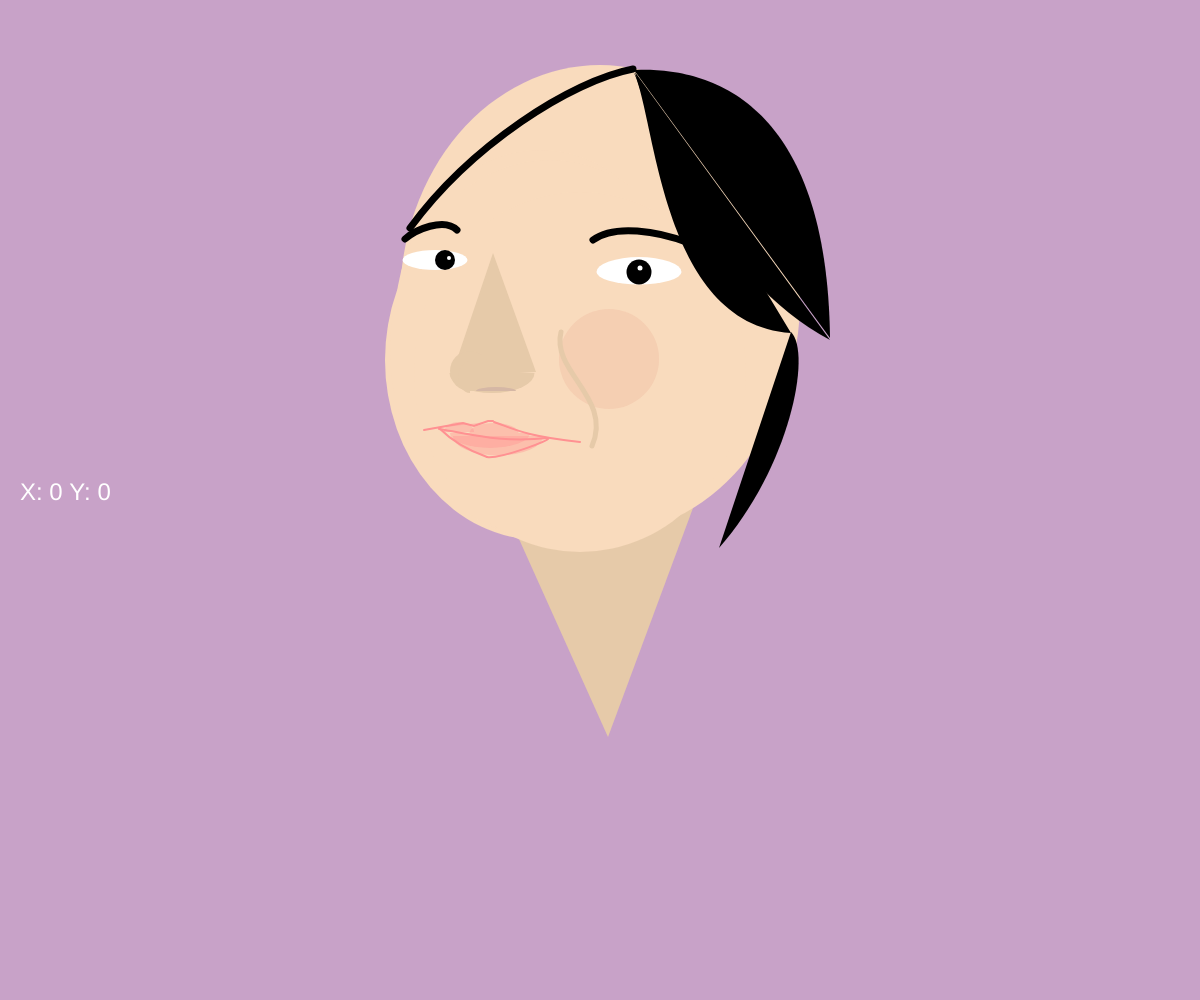
Frame 1 (no input)
Frame 60 (no input): identical to frame 1, image omitted
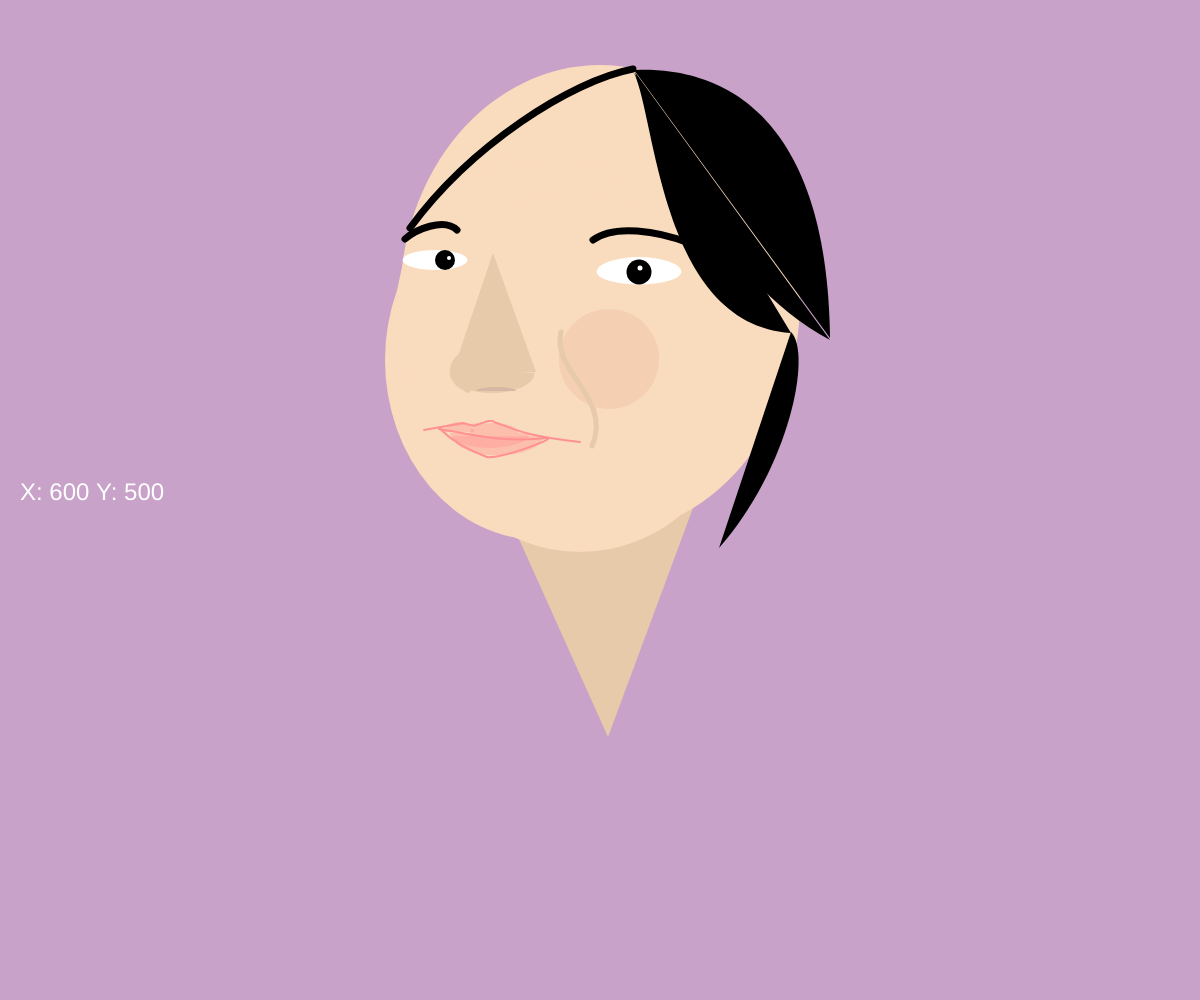
Frame 120 (the mouse pressed at the canvas centre since frame 60)

The p5.js sketch that drew these frames (run headless with seeded random() and noise() and a simulated clock; from frame 60 on, the mouse is pressed at the canvas centre):

// p5.js sketch
// ── sketch.js
/*************************************************************************
  Code Self-Portrait
        by Katrina Monje

    (*)Overview - This project aims to capture the essence of a self-portrait,
                  eploring different shapes, functions, and loops.
 
    ---------------------------------------------------------------------
  Notes: (ie: To be fixed, I Need Help With, Clarify This, etc etc: )
     (1)
     (2)
**************************************************************************/
var gDebugMode = true;

// Setup code goes here
function setup() {
  createCanvas(1200, 1000);

  ellipseMode(CENTER);

  textSize(24);
  textAlign(LEFT);

 }


function draw() {
  background(200, 162, 200); // lilac

  drawNeck();
  drawHead();
  drawEyes();
  drawNose();
  drawCheeks();
  drawHair();
  drawBrows();
  drawMouth();

  // Debug mode
  if( gDebugMode == true ){
   drawDebugInfo();
  }
}

function drawDebugInfo() { //Debug display on screen
  fill(255);
  noStroke();
  text("X: " + mouseX + " Y: " + mouseY, 20, height - 500);

}

// keyTyped gets triggered using spacebar
function keyTyped() {
  if (key === ' ') {
    gDebugMode = !gDebugMode;
 }

}

function drawNeck() {
  fill(230, 202, 169);
  noStroke();
  triangle(519, 539, 693, 508, 608, 737);
}

function drawHead() { // Head
  fill(249, 219, 189); // base skin tone
  noStroke();
  ellipse(600, 300, 400, 470);
  ellipse(540, 320, 290, 340);
  ellipse(540, 340, 290, 340);
  ellipse(540, 350, 290, 340);
  ellipse(540, 360, 310, 360);
  ellipse(550, 350, 320, 380);
  ellipse(580, 372, 332, 360); // chin
}

function drawEyes() { // Eyes
  fill(255); // white
  arc(435, 260, 65, 20, PI, 0); // top left eye
  arc(435, 260, 65, 20, 0, PI); // bottom right eye
  arc(639, 272, 85, 30, PI, 0); // top right eye
  arc(639, 272, 85, 25, 0, PI); // bottom right eye
  fill(0);
  strokeWeight(2);
  ellipse(445, 260, 20, 20); // left pupil
  ellipse(639, 272, 25, 25); // right pupil
  fill(255);
  ellipse(449, 258, 4, 4);
  ellipse(640, 268, 5, 5); 
}

function drawNose() { // Nose
  fill(230, 202, 169); // darker skin tone
  triangle(493, 253, 451, 377, 536, 372); //base
  ellipse(470, 371, 40, 40);
  arc(492, 373, 85, 40, 0, PI); // bottom nose
  arc(470, 377, 24, 32, HALF_PI, PI+HALF_PI);
  fill(213, 183, 165);
  arc(496, 391, 40, 8, PI, 0); // nostril
}

function drawCheeks() { // Cheeks
  fill(225, 149, 126, 45);
  ellipse(609, 359, 100, 100); // blush
  noFill();
  strokeWeight(5);
  stroke(230, 202, 169);
  bezier(561, 332, 551, 372, 613, 398, 592, 446); // check bone
}

function drawHair() { // Hair
  noFill(0);
  strokeWeight(7);
  stroke(0);
  bezier(633, 69, 571, 81, 471, 145, 410, 228); // left strand
  fill(0);
  noStroke();
  bezier(635, 72, 647, 120, 715, 279, 830, 340); 
  bezier(633, 71, 656, 113, 659, 324, 791, 333);
  bezier(791, 332, 812, 353, 790, 467, 719, 548);
  bezier(634, 70, 701, 67, 827, 92, 830, 338);
}

function drawBrows() { // Eyebrows
  noFill();
  strokeWeight(7);
  stroke(0);
  bezier(593, 240, 614, 224, 658, 231, 689, 243); // right brow
  bezier(457, 230, 444, 217, 415, 230, 405, 239); // left brow
}

function drawMouth() { // Mouth
  fill(255, 145, 146, 97);
  noStroke();
  arc(459, 432, 30, 20, PI, 0); // lips base
  arc(494, 433, 49, 20, PI, 0);
  arc(498, 436, 90, 39, 0, PI);
  arc(490, 433, 80, 30, 0, PI);
  strokeWeight(2);
  stroke(255, 145, 146);
  beginShape(); // lips outline
  vertex(424, 430);
  vertex(463, 423);
  vertex(474, 426);
  vertex(488, 421);
  vertex(493, 421);
  endShape();
  noFill();
  bezier(494, 422, 512, 428, 523, 436, 580, 442); // upper lip line
  bezier(439, 428, 454, 443, 470, 451, 487, 457);
  bezier(439, 429, 471, 434, 500, 443, 548, 438); // middle line
  bezier(487, 457, 501, 459, 544, 442, 548, 439); // lower lip line
}
